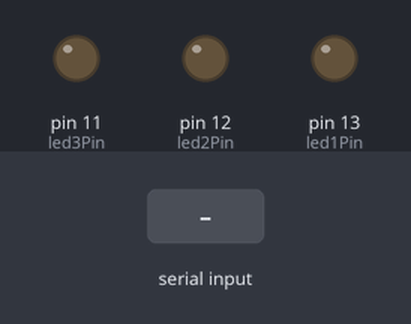
The sketch below on a simulated Arduino Uno, built with avr-gcc and run on an emulated ATmega328P. Parts: output pins drawn as LEDs (lit = HIGH). The inputs (shaded band) are chosen by the test bench.

Above: at 1.2 s.
1.3 s: "H" received over Serial
At 1.7 s:
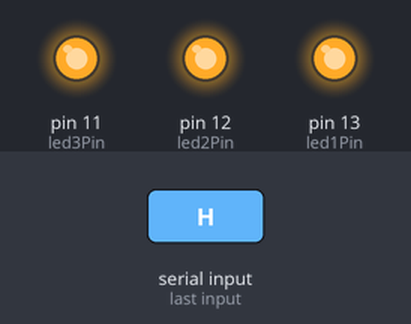
Timing chart, 0 to 4.3 s (numbered marks = the images above; inputs shaded):
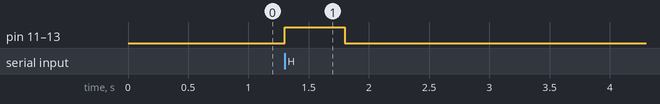

Measured:
- after the input at 1.3 s, pin 11 (led3Pin), pin 12 (led2Pin), pin 13 (led1Pin): LOW → HIGH at once, → LOW 0.50 s later

The sketch:

gmail_alert.pde
```cpp
// (licence header left out)
int led1Pin = 13;
int led2Pin = 12;
int led3Pin = 11;

int incomingByte;

void setup() {
 Serial.begin(9600);
 pinMode(led1Pin, OUTPUT);
 pinMode(led2Pin, OUTPUT);
 pinMode(led3Pin, OUTPUT);
}

void loop() {

 if (Serial.available() > 0) {

   incomingByte = Serial.read();

   if (incomingByte == 'H') {
     ledBlink(HIGH);
   }

   delay(500);
   ledBlink(LOW);

 }

}

void ledBlink(int mode) {
  digitalWrite(led1Pin, mode);
  digitalWrite(led2Pin, mode);
  digitalWrite(led3Pin, mode);
}
```
